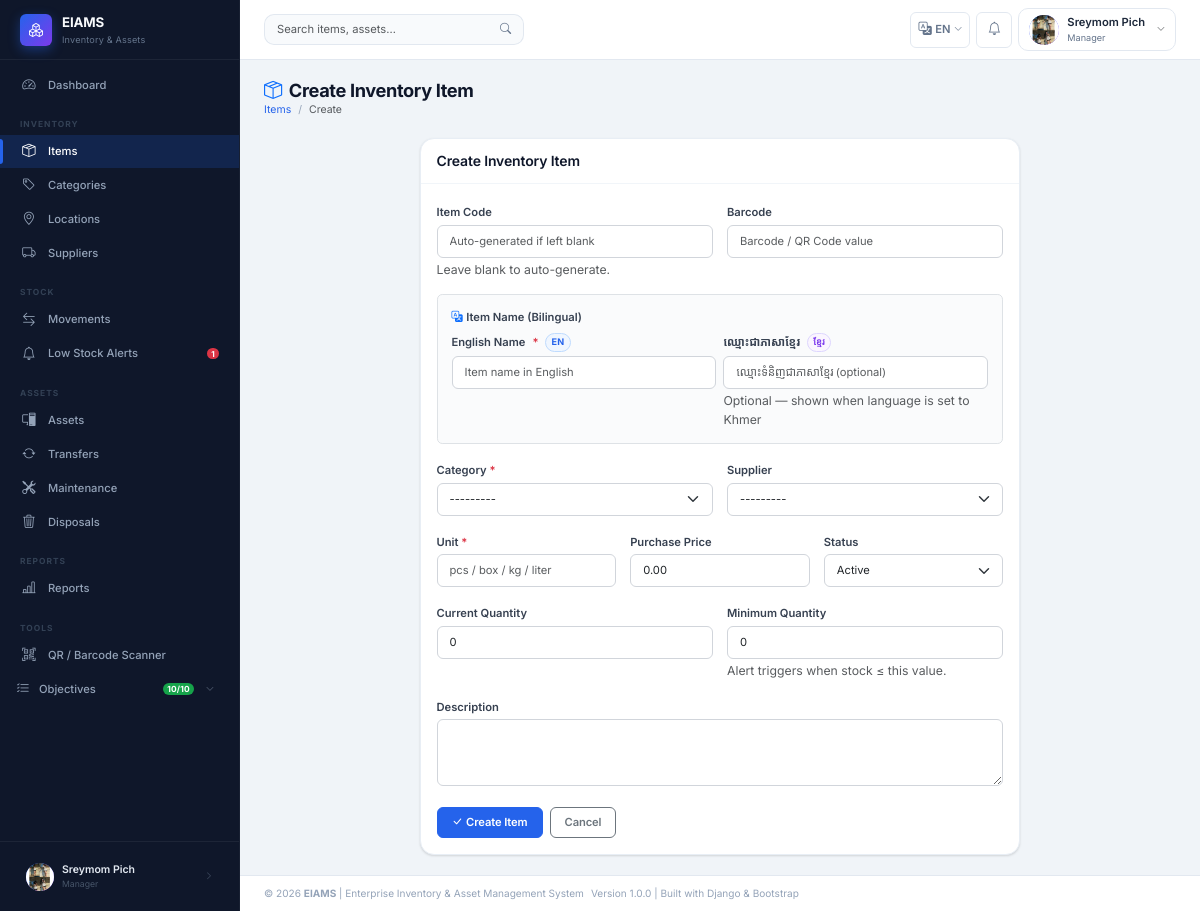
/inventory/items/create/ (signed in), run on the app's committed database.
### apps/accounts/models.py (models this page shows, shortened)
class User(AbstractUser):
    STATUS_ACTIVE   = 'Active'
    STATUS_INACTIVE = 'Inactive'
    STATUS_CHOICES  = [
        (STATUS_ACTIVE,   'Active'),
        (STATUS_INACTIVE, 'Inactive'),
    ]
    GENDER_MALE   = 'Male'
    GENDER_FEMALE = 'Female'
    GENDER_OTHER  = 'Other'
    GENDER_CHOICES = [
        (GENDER_MALE,   'Male'),
        (GENDER_FEMALE, 'Female'),
        (GENDER_OTHER,  'Other'),
    ]
    role        = models.ForeignKey(
        Role,
        on_delete=models.PROTECT,    # Prevent role deletion if users exist
        null=True,
        blank=True,
        related_name='users',
        verbose_name='Role',
        help_text='Assigned system role for access control'
    )
    full_name   = models.CharField(
        max_length=100,
        verbose_name='Full Name',
        help_text='User\'s full display name'
    )
    gender      = models.CharField(
        max_length=10,
        choices=GENDER_CHOICES,
        blank=True,
        null=True,
        verbose_name='Gender'
    )
    phone       = models.CharField(
        max_length=20,
        blank=True,
        null=True,
        verbose_name='Phone Number'
    )
    email       = models.EmailField(
        unique=True,
        verbose_name='Email Address'
    )
    department  = models.CharField(
        max_length=100,
        blank=True,
        null=True,
        verbose_name='Department',
        help_text='Organizational department the user belongs to'
    )
    status      = models.CharField(
        max_length=20,
        choices=STATUS_CHOICES,
        default=STATUS_ACTIVE,
        verbose_name='Account Status'
    )
    profile_pic = models.ImageField(
        upload_to='profiles/',
        blank=True,
        null=True,
        verbose_name='Profile Picture'
    )
    class Meta:
        verbose_name        = 'User'
        verbose_name_plural = 'Users'
        ordering            = ['full_name']
    def get_role_name(self):
        return self.role.role_name if self.role else 'No Role'
    def is_super_admin(self):
        return self.role and self.role.role_name == Role.SUPER_ADMIN
    def is_admin_or_above(self):
        return self.role and self.role.is_admin_or_above()

class Role(models.Model):
    SUPER_ADMIN = 'Super Admin'
    ADMIN       = 'Admin'
    MANAGER     = 'Manager'
    STAFF       = 'Staff'
    ROLE_CHOICES = [
        (SUPER_ADMIN, 'Super Admin'),
        (ADMIN,       'Admin'),
        (MANAGER,     'Manager'),
        (STAFF,       'Staff'),
    ]
    role_name   = models.CharField(
        max_length=50,
        unique=True,
        choices=ROLE_CHOICES,
        verbose_name='Role Name',
        help_text='System role: Super Admin / Admin / Manager / Staff'
    )
    description = models.TextField(
        blank=True,
        null=True,
        verbose_name='Description',
        help_text='Detailed description of this role and its permissions'
    )
    created_at  = models.DateTimeField(auto_now_add=True)
    updated_at  = models.DateTimeField(auto_now=True)
    class Meta:
        verbose_name        = 'Role'
        verbose_name_plural = 'Roles'
        ordering            = ['role_name']
    def is_admin_or_above(self):
        return self.role_name in [self.SUPER_ADMIN, self.ADMIN]

### apps/inventory/views.py (the view)
# urls.py: path('items/create/',                views.item_create,      name='item_create'),
@login_required
@manager_or_above_required
def item_create(request):
    if request.method == 'POST':
        form = InventoryItemForm(request.POST)
        if form.is_valid():
            item = form.save()
            messages.success(request, f'Inventory item "{item.item_name}" created successfully.')
            return redirect('inventory:item_list')
        messages.error(request, 'Please correct the errors below.')
    else:
        form = InventoryItemForm()
    return render(request, 'inventory/item_form.html', {
        'form': form, 'page_title': 'Create Inventory Item', 'action': 'Create'
    })

### templates/inventory/item_form.html (shortened to what this page needs)
{% extends "base.html" %}
{% load i18n %}
{% block content %}
<div class="page-header">
  <div>
    <h1><i class="bi bi-box-seam me-2 text-primary"></i>{{ page_title }}</h1>
    <nav aria-label="breadcrumb"><ol class="breadcrumb">
      <li class="breadcrumb-item"><a href="{% url 'inventory:item_list' %}">{% trans "Items" %}</a></li>
      <li class="breadcrumb-item active">{{ action }}</li>
    </ol></nav>
  </div>
</div>
<div class="row justify-content-center">
  <div class="col-lg-8">
    <div class="card">
      <div class="card-header"><h6 class="mb-0">{{ page_title }}</h6></div>
      <div class="card-body">
        <form method="post">
          <div class="row g-3">
            <div class="col-md-6">
              <label class="form-label">{% trans "Item Code" %}</label>
              {{ form.item_code }}
              <div class="form-text">{% trans "Leave blank to auto-generate." %}</div>
            </div>
            <div class="col-md-6">
              <label class="form-label">{% trans "Barcode" %}</label>
              {{ form.barcode }}
            </div>
            <div class="col-12">
              <div class="border rounded p-3" style="background:#fafbfc;">
                <div class="fw-semibold mb-2" style="font-size:.8rem;color:#374151;">
                  <i class="bi bi-translate me-1 text-primary"></i>{% trans "Item Name (Bilingual)" %}
                </div>
                <div class="row g-2">
                  <div class="col-md-6">
                    <label class="form-label d-flex align-items-center gap-2">
                      {% trans "English Name" %} <span class="text-danger">*</span>
                      <span class="lang-tag en">EN</span>
                    </label>
                    {{ form.item_name }}
                  </div>
                  <div class="col-md-6 km-field">
                    <label class="form-label d-flex align-items-center gap-2">
                      <span style="font-family:'Noto Sans Khmer',sans-serif;">ឈ្មោះជាភាសាខ្មែរ</span>
                      <span class="lang-tag km">ខ្មែរ</span>
                    </label>
                    {{ form.item_name_km }}
                    <div class="form-text">{% trans "Optional — shown when language is set to Khmer" %}</div>
                  </div>
                </div>
              </div>
            </div>
            <div class="col-md-6">
              <label class="form-label">{% trans "Category" %} <span class="text-danger">*</span></label>
              {{ form.category }}
            </div>
            <div class="col-md-6">
              <label class="form-label">{% trans "Supplier" %}</label>
              {{ form.supplier }}
            </div>
            <div class="col-md-4">
              <label class="form-label">{% trans "Unit" %} <span class="text-danger">*</span></label>
              {{ form.unit }}
            </div>
            <div class="col-md-4">
              <label class="form-label">{% trans "Purchase Price" %}</label>
              {{ form.purchase_price }}
            </div>
            <div class="col-md-4">
              <label class="form-label">{% trans "Status" %}</label>
              {{ form.status }}
            </div>
            <div class="col-md-6">
              <label class="form-label">{% trans "Current Quantity" %}</label>
              {{ form.current_qty }}
            </div>
            <div class="col-md-6">
              <label class="form-label">{% trans "Minimum Quantity" %}</label>
              {{ form.min_qty }}
              <div class="form-text">{% trans "Alert triggers when stock ≤ this value." %}</div>
            </div>
            <div class="col-12">
              <label class="form-label">{% trans "Description" %}</label>
              {{ form.description }}
            </div>
          </div>
          <div class="mt-4 d-flex gap-2">
            <button type="submit" class="btn btn-primary">
              <i class="bi bi-check-lg me-1"></i>{{ action }} {% trans "Item" %}
            </button>
            <a href="{% url 'inventory:item_list' %}" class="btn btn-outline-secondary">{% trans "Cancel" %}</a>
          </div>
        </form>
      </div>
    </div>
  </div>
</div>
{% endblock %}

### templates/includes/sidebar.html (shortened to what this page needs)
{% load static i18n %}
<aside class="sidebar" id="sidebar" role="navigation" aria-label="Main navigation">
  <div class="sidebar-brand">
    <div class="brand-icon" aria-hidden="true"><i class="bi bi-boxes"></i></div>
    <div>
      <div class="brand-text">EIAMS</div>
      <div class="brand-sub">Inventory &amp; Assets</div>
    </div>
  </div>
  <nav class="sidebar-nav" aria-label="Sidebar menu">
    <ul class="nav flex-column">
      <li class="nav-item">
        <a href="{% url 'dashboard:home' %}"
           class="nav-link {% if request.resolver_match.app_name == 'dashboard' %}active{% endif %}"
           aria-current="{% if request.resolver_match.app_name == 'dashboard' %}page{% else %}false{% endif %}">
          <i class="bi bi-speedometer2" aria-hidden="true"></i>
          <span>{% trans "Dashboard" %}</span>
        </a>
      </li>
    </ul>
    <div class="nav-section-label" aria-hidden="true">{% trans "Inventory" %}</div>
    <ul class="nav flex-column">
      <li><a href="{% url 'inventory:item_list' %}" class="nav-link {% if 'items' in request.path %}active{% endif %}">
        <i class="bi bi-box-seam" aria-hidden="true"></i><span>{% trans "Items" %}</span>
      </a></li>
      <li><a href="{% url 'inventory:category_list' %}" class="nav-link {% if 'categories' in request.path %}active{% endif %}">
        <i class="bi bi-tag" aria-hidden="true"></i><span>{% trans "Categories" %}</span>
      </a></li>
      <li><a href="{% url 'inventory:location_list' %}" class="nav-link {% if 'locations' in request.path %}active{% endif %}">
        <i class="bi bi-geo-alt" aria-hidden="true"></i><span>{% trans "Locations" %}</span>
      </a></li>
      <li><a href="{% url 'inventory:supplier_list' %}" class="nav-link {% if 'suppliers' in request.path %}active{% endif %}">
        <i class="bi bi-truck" aria-hidden="true"></i><span>{% trans "Suppliers" %}</span>
      </a></li>
    </ul>
    <div class="nav-section-label" aria-hidden="true">{% trans "Stock" %}</div>
    <ul class="nav flex-column">
      <li><a href="{% url 'stock:movement_list' %}" class="nav-link {% if 'stock' in request.path and 'alerts' not in request.path %}active{% endif %}">
        <i class="bi bi-arrow-left-right" aria-hidden="true"></i><span>{% trans "Movements" %}</span>
      </a></li>
      <li><a href="{% url 'stock:alert_list' %}" class="nav-link {% if 'alerts' in request.path %}active{% endif %}">
        <i class="bi bi-bell" aria-hidden="true"></i>
        <span>{% trans "Low Stock Alerts" %}</span>
        {% if open_alerts %}<span class="badge bg-danger" aria-label="{{ open_alerts }} alerts">{{ open_alerts }}</span>{% endif %}
      </a></li>
    </ul>
    <div class="nav-section-label" aria-hidden="true">{% trans "Assets" %}</div>
    <ul class="nav flex-column">
      <li><a href="{% url 'assets:asset_list' %}" class="nav-link {% if 'assets' in request.path and 'transfer' not in request.path and 'maintenance' not in request.path and 'disposal' not in request.path %}active{% endif %}">
        <i class="bi bi-pc-display" aria-hidden="true"></i><span>{% trans "Assets" %}</span>
      </a></li>
      <li><a href="{% url 'assets:transfer_list' %}" class="nav-link {% if 'transfers' in request.path %}active{% endif %}">
        <i class="bi bi-arrow-repeat" aria-hidden="true"></i><span>{% trans "Transfers" %}</span>
      </a></li>
      <li><a href="{% url 'assets:maintenance_list' %}" class="nav-link {% if 'maintenance' in request.path %}active{% endif %}">
        <i class="bi bi-tools" aria-hidden="true"></i><span>{% trans "Maintenance" %}</span>
      </a></li>
      <li><a href="{% url 'assets:disposal_list' %}" class="nav-link {% if 'disposals' in request.path %}active{% endif %}">
        <i class="bi bi-trash3" aria-hidden="true"></i><span>{% trans "Disposals" %}</span>
      </a></li>
    </ul>
    <div class="nav-section-label" aria-hidden="true">{% trans "Reports" %}</div>
    <ul class="nav flex-column">
      <li><a href="{% url 'reports:index' %}" class="nav-link {% if 'reports' in request.path %}active{% endif %}">
        <i class="bi bi-bar-chart-line" aria-hidden="true"></i><span>{% trans "Reports" %}</span>
      </a></li>
    </ul>
    <div class="nav-section-label" aria-hidden="true">{% trans "Tools" %}</div>
    <ul class="nav flex-column">
      <li><a href="{% url 'inventory:barcode_scanner' %}" class="nav-link {% if 'scanner' in request.path %}active{% endif %}">
        <i class="bi bi-qr-code-scan" aria-hidden="true"></i><span>{% trans "QR / Barcode Scanner" %}</span>
      </a></li>
      <li class="nav-item">
        <button class="nav-link w-100 text-start border-0 bg-transparent d-flex align-items-center gap-2"
                type="button"
                data-bs-toggle="collapse"
                data-bs-target="#objectivesCollapse"
                aria-expanded="false"
                aria-controls="objectivesCollapse"
                style="padding-left:1rem;">
          <i class="bi bi-list-check" aria-hidden="true"></i>
          <span style="flex:1;">{% trans "Objectives" %}</span>
          <span class="badge rounded-pill" style="background:#16a34a;font-size:.6rem;">10/10</span>
          <i class="bi bi-chevron-down obj-chevron" style="font-size:.6rem;opacity:.6;transition:transform .2s;"></i>
        </button>
      </li>
    </ul>
  </nav>
  <div class="sidebar-footer">
    <a href="{% url 'accounts:profile' %}" class="sidebar-user-pill" title="My Profile">
      <div class="user-avatar" style="width:28px;height:28px;font-size:.65rem;" aria-hidden="true">
        {% if user.profile_pic %}<img src="{{ user.profile_pic.url }}" alt="">
        {% else %}{{ user.full_name|first|upper }}{% endif %}
      </div>
      <div style="min-width:0;flex:1;">
        <div style="color:#e2e8f0;font-size:.75rem;font-weight:600;white-space:nowrap;overflow:hidden;text-overflow:ellipsis;">
          {{ user.full_name|truncatechars:18 }}
        </div>
        <div class="sidebar-user-role">{{ user.get_role_name|default:"No Role" }}</div>
      </div>
      <i class="bi bi-chevron-right" style="color:#475569;font-size:.6rem;" aria-hidden="true"></i>
    </a>
  </div>
</aside>

### templates/includes/navbar.html (shortened to what this page needs)
{% load static i18n %}
<header class="topbar" id="topbar" role="banner">
  <div class="topbar-search d-none d-md-flex" role="search">
    <form action="{% url 'inventory:item_list' %}" method="get" aria-label="{% trans 'Search' %}">
      <div class="input-group">
        <input type="search" name="q" class="form-control"
               placeholder="{% trans 'Search items, assets…' %}"
               value="{{ request.GET.q }}" aria-label="{% trans 'Search' %}">
        <button type="submit" class="btn btn-outline-secondary" aria-label="{% trans 'Submit search' %}">
          <i class="bi bi-search" aria-hidden="true"></i>
        </button>
      </div>
    </form>
  </div>
  <div class="topbar-actions" role="complementary">
    {% include "includes/language_switcher.html" %}
    <div class="dropdown">
      <button class="topbar-icon-btn" data-bs-toggle="dropdown"
              aria-label="{% trans 'Notifications' %}" aria-haspopup="true" aria-expanded="false">
        <i class="bi bi-bell" aria-hidden="true"></i>
      </button>
    </div>
    <div class="dropdown">
      <button class="user-dropdown-btn" data-bs-toggle="dropdown"
              aria-label="{% trans 'User menu' %}" aria-haspopup="true" aria-expanded="false">
        <div class="user-avatar" aria-hidden="true">
          {% if user.profile_pic %}
            <img src="{{ user.profile_pic.url }}" alt="{{ user.full_name }}">
          {% else %}
            {{ user.full_name|first|upper }}
          {% endif %}
        </div>
        <div class="d-none d-sm-block text-start">
          <div class="user-name">{{ user.full_name|truncatechars:16 }}</div>
          <div class="user-role">{{ user.get_role_name }}</div>
        </div>
        <i class="bi bi-chevron-down text-muted ms-1" style="font-size:.6rem;" aria-hidden="true"></i>
      </button>
    </div>
  </div>
</header>

### data on the page
User: profile_pic (picture), full_name "Sreymom Pich", get_role_name "Manager"

### other printed values
{{ open_alerts }} "1"
{{ page_title }} "Create Inventory Item"
{{ action }} "Create"
